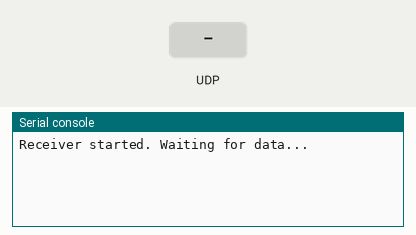
Simulated run of this program. Board: ESP32 board running MicroPython. On the bench: the last lines printed to the serial console. The test bench sets the inputs (shaded band). The board's own WiFi access point starts at once.

Above: at 1.2 s.
1.3 s: UDP packet "1" arrives
At 2.4 s:
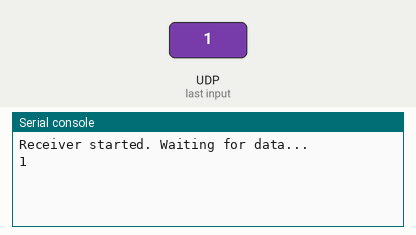
2.8 s: UDP packet "on" arrives
At 3.5 s:
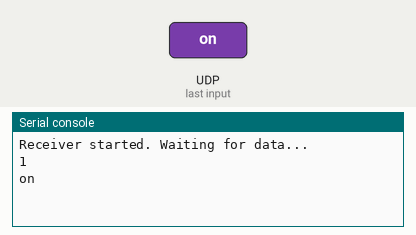
4.3 s: UDP packet "off" arrives
At 4.6 s:
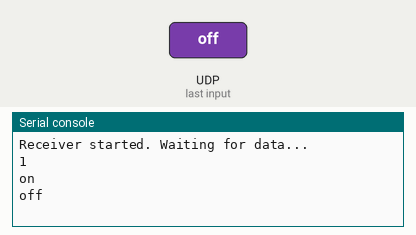

Measured:
- after the input at 1.3 s, the serial console: prints a new line at once (image 1)
- after the input at 2.8 s, the serial console: prints a new line at once (image 2)
- after the input at 4.3 s, the serial console: prints a new line at once (image 3)

The program:

ESP32_Reciever.py
```python
import network
import socket

# Start WiFi Access Point
ap = network.WLAN(network.AP_IF)
ap.active(True)
ap.config(essid='RobotNet', password='12345678', authmode=network.AUTH_WPA_WPA2_PSK)

# Setup UDP socket
udp = socket.socket(socket.AF_INET, socket.SOCK_DGRAM)
udp.bind(('0.0.0.0', 1234))  # listen on all interfaces at port 1234

print("Receiver started. Waiting for data...")

while True:
    try:
        data, addr = udp.recvfrom(64)  # max 64 bytes
        node_id = data.decode().strip()
        print(node_id)  # For serial output
    except Exception as e:
        print("Fout:", e)
```
